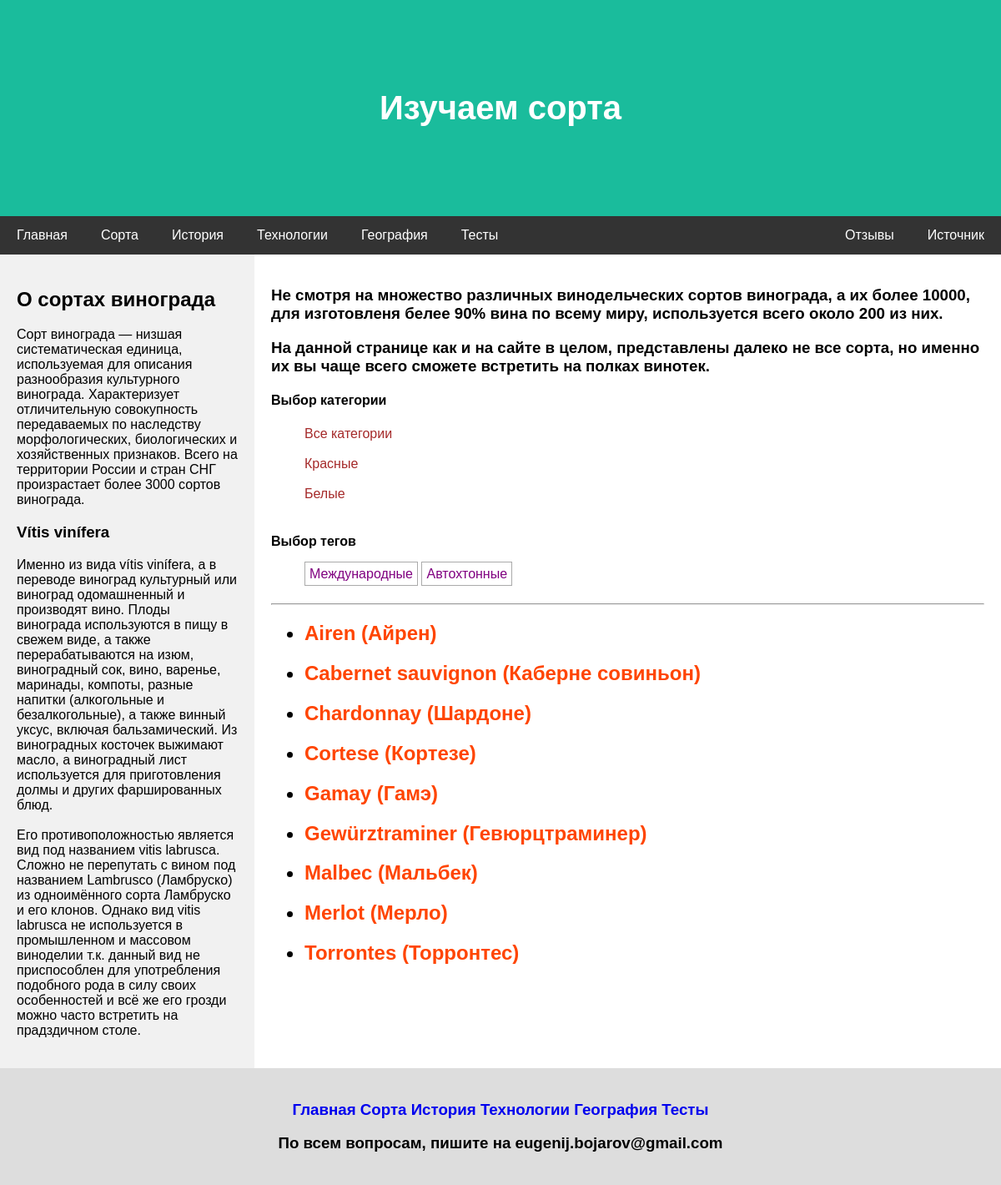
The page /grape_varieties/ on the database its author committed.
### grape_varieties/models.py (models this page shows, shortened)
class Category(models.Model):
    name = models.CharField(max_length=100, db_index=True)
    slug = models.SlugField(max_length=255, unique=True, db_index=True)
    def get_url(self):
        return reverse("category", kwargs={'cat_slug': self.slug})

class TagGrape(models.Model):
    tag = models.CharField(max_length=100, db_index=True)
    slug = models.SlugField(max_length=255, unique=True, db_index=True)
    def get_url(self):
        return reverse("tag", kwargs={"tag_slug": self.slug})

class Grape(models.Model):
    name_eng = models.CharField(max_length=50, validators=[MinLengthValidator(1)])
    area = models.IntegerField(null=True)
    image = models.FileField(upload_to='grape_gallery', blank=True)
    about_grape = models.ForeignKey(AboutGrape, on_delete=models.PROTECT, null=True, related_name="info_about_grape")
    slug = models.SlugField(default='', null=False, db_index=True, unique=True)
    cat = models.ForeignKey('Category', on_delete=models.PROTECT, related_name='colors')
    tags = models.ManyToManyField('TagGrape', blank=True, related_name='tags')
    def get_url(self):
        return reverse("to_info_about_grapes", args=[self.slug])
    def __str__(self):
        return f"{self.name_eng} ({self.about_grape.name_rus})"

class AboutGrape(models.Model):
    name_rus = models.CharField(max_length=50)
    about_grape = models.TextField(validators=[MinLengthValidator(1)])

### grape_varieties/views.py (the view)
# urls.py: path('', views_grape.ShowGrapes.as_view(), name="to_grapes"),
class ShowGrapes(ListView):
    template_name = "grape_varieties/about_grapes.html"  # адрес html-шаблона внутри нашего приложения.
    model = Grape  # Модель | БД из models.py откуда мы будем тянуть или класть информацию.
    ordering = "name_eng"
    context_object_name = "grapes"  # Имя, которое будет уходить в html-шаблон (по-умолч object_list).

### grape_varieties/templatetags/grape_tags.py (called while the page is built)
@register.inclusion_tag('grape_varieties/list_categories.html')
def show_categories(cat_selected=0):
    cats = Category.objects.all()
    return {'cats': cats, 'cat_selected': cat_selected}

@register.inclusion_tag('grape_varieties/list_tags.html')
def show_all_tags():
    return {'tags': TagGrape.objects.all()}

### grape_varieties/templates/grape_varieties/about_grapes.html (shortened to what this page needs)
{% extends 'base.html' %}
{% load static %}
{% block header %}
{% include 'includes/for_grapes/header.html'%}
{% endblock %}
{% block navbar %}
{% include 'includes/for_index/navbar.html'%}
{% endblock %}
{% block side %}
{% include 'includes/for_grapes/side.html'%}
{% endblock %}
{% block main %}
{% include 'includes/for_grapes/main.html'%}
{% endblock %}
{% block footer %}
{% include 'includes/for_index/footer.html' %}
{% endblock %}

### grape_varieties/templates/includes/for_grapes/main.html
{% load grape_tags %}
<div class="main">
    <h3>Не смотря на множество различных винодельческих сортов винограда,
        а их более 10000, для изготовленя белее 90% вина по всему миру,
        используется всего около 200 из них.</h3>
    <h3>На данной странице как и на сайте в целом, представлены далеко не все сорта,
        но именно их вы чаще всего сможете встретить на полках винотек.</h3>
    <h4>Выбор категории</h4>
    <ul>
    <a href="{% url 'to_grapes'  %}" class="cats">Все категории</a><br>
    {% show_categories cat_selected %}
    </ul>
    <h4>Выбор тегов</h4>
    {% show_all_tags %}
    <hr>
    <ul>
        {% for grape in grapes %}
            <h2><li><a href="{{ grape.get_url }}" class="list">{{ grape }}</a></li></h2>
        {% endfor %}
    </ul>
</div>

### grape_varieties/templates/grape_varieties/list_categories.html
{% for cat in cats %}
{% if cat.slug == cat_selected %}
<br>
{{cat.name}}
{% else %}
<br>
<a href="{{ cat.get_url }}" class="cats">{{ cat.name }}</a><br>
{% endif %}
{% endfor %}
<br>

### grape_varieties/templates/grape_varieties/list_tags.html
{% if tags %}
<ul class="tags-list">
    {% for t in tags %}
    <li><a href="{{ t.get_url }}" class="tags">{{t.tag}}</a></li>
    {% endfor %}
</ul>
{% endif %}

### static/css/base.css (style rules this page uses)
* { box-sizing: border-box; }
body { font-family: Arial, Helvetica, sans-serif; margin: 0; }
.main { -ms-flex: 70%; flex: 70%; background-color: white; padding: 20px; }
ul.tags-list li { margin: 0; padding: 0 0 10px; display: inline-block; }
ul.tags-list li a { padding: 5px; font-size: 16px; border: 1px solid #aaa; }
a.tags { text-decoration: none; }
a.tags { color: Purple; }
a.cats { color: brown; }
a.cats { text-decoration: none; }
a.list { color: OrangeRed; }
a.list { text-decoration: none; }

### rows shown on the page
Category: name "Красныe"
Category: name "Белыe"
TagGrape: tag "Международные"
TagGrape: tag "Автохтонные"
Grape: name_eng+about_grape "Airen (Айрен)"
Grape: name_eng+about_grape "Cabernet sauvignon (Каберне совиньон)"
Grape: name_eng+about_grape "Chardonnay (Шардоне)"
Grape: name_eng+about_grape "Cortese (Кортезе)"
Grape: name_eng+about_grape "Gamay (Гамэ)"
Grape: name_eng+about_grape "Gewürztraminer (Гевюрцтраминер)"
Grape: name_eng+about_grape "Malbec (Мальбек)"
Grape: name_eng+about_grape "Merlot (Мерло)"
Grape: name_eng+about_grape "Torrontes (Торронтес)"
